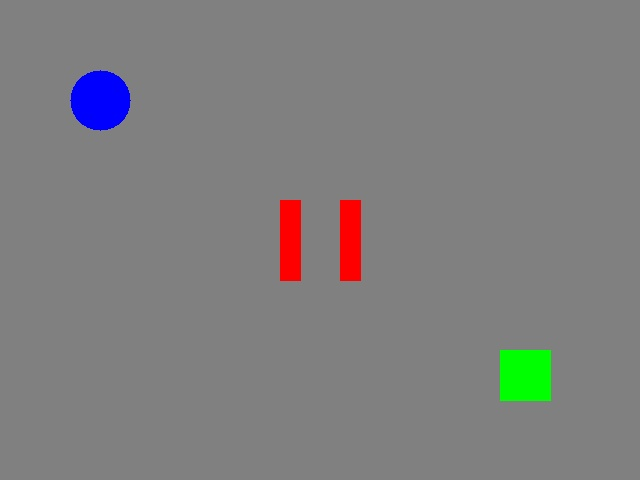
#> input picture task5_cv/test_red_armor.jpg, 640 x 480 px
$ python rune_locator.py test_red_armor.jpg
#> lines starting #> are read from the running program, lines starting #| are printed output that depends on the picture; after the words box and inside, x2 and y2 are one past the last pixel; in counts of white or black regions, pixels touching at a corner belong together
import cv2
import numpy as np
import sys

def detect_circle(image_path):
    # 加载图片
#> called with image_path = 'test_red_armor.jpg'
    image = cv2.imread(image_path)
#> image is the input picture: shape (480, 640, 3); mean B, G, R 126.7, 126.5, 127.1
    if image is None:
        print(f"无法加载图片: {image_path}")
        return

    # 灰度化处理
    gray = cv2.cvtColor(image, cv2.COLOR_BGR2GRAY)
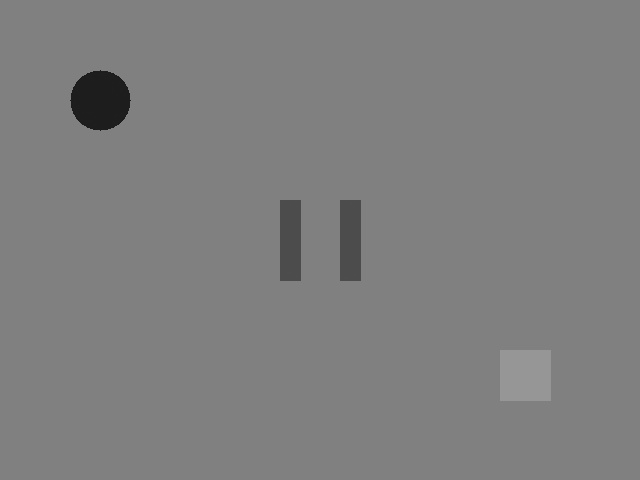
#> gray: shape (480, 640); min 24, max 152, mean 126.7

    # 高斯模糊减少噪声
    blurred = cv2.GaussianBlur(gray, (5, 5), 0)

    # Canny 边缘检测
    edges = cv2.Canny(blurred, 50, 150)  # 可根据实际情况调整阈值
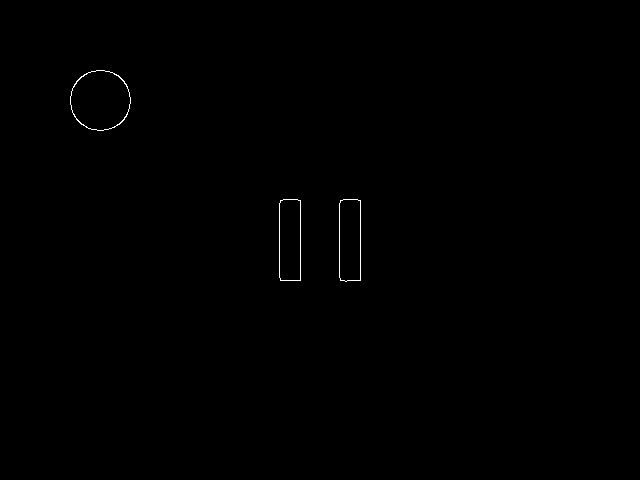
#> edges: shape (480, 640); 0.2% white in thin lines or dots, all inside (x1, y1, x2, y2) = (70, 70, 361, 282)

    # 寻找所有轮廓
    contours, _ = cv2.findContours(edges, cv2.RETR_EXTERNAL, cv2.CHAIN_APPROX_SIMPLE)
#> contours = 3 contours; box (x1, y1, x2, y2) and area: (70, 70, 131, 131) 2843, (339, 199, 361, 282) 1692, (279, 199, 301, 281) 1690

    best_circle = None
    best_circularity = 0

    # 筛选圆形轮廓
    for contour in contours:
        # 计算轮廓面积
        area = cv2.contourArea(contour)
        if area < 100:  # 过滤过小的轮廓
            continue

        # 计算轮廓周长
        perimeter = cv2.arcLength(contour, True)
        if perimeter == 0:  # 避免除零错误
            continue

        # 计算圆度 (圆的圆度接近1)
        circularity = 4 * np.pi * area / (perimeter * perimeter)

        # 寻找圆度最高的轮廓
        if circularity > best_circularity and circularity > 0.7:
            best_circularity = circularity
            best_circle = contour
#> this loop made 3 passes
#> (area, perimeter, circularity, best_circularity) on pass 3: (2843, 200.2, 0.892, 0.892)
#> (area, perimeter, circularity) on passes 1 to 2: (1692, 202.5, 0.519), (1690, 201.7, 0.522)
#> after the loop, best_circle = contour of 88 points, box (x1, y1, x2, y2) (70, 70, 131, 131), area 2843; best_circularity = 0.892

    # 标记找到的圆形
    if best_circle is not None:
        x, y, w, h = cv2.boundingRect(best_circle)
#> x = 70; y = 70; w = 61; h = 61
        cv2.rectangle(image, (x, y), (x + w, y + h), (0, 255, 0), 2)
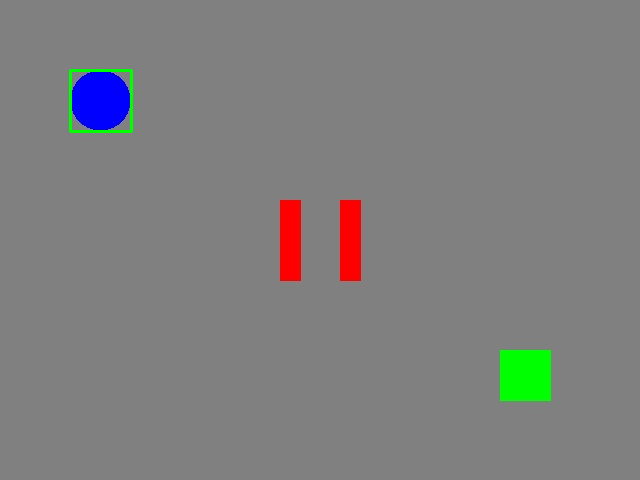
#> image: shape (480, 640, 3); 0.24% of pixels changed, all inside (x1, y1, x2, y2) = (69, 69, 133, 133)
        print("找到圆形轮廓并标记")
    else:
        print("未找到符合条件的圆形轮廓")

    # 显示 Canny 边缘检测结果和标记后的原图
    cv2.imshow('Canny Edges', edges)
    cv2.imshow('Circle Detection Result', image)
    cv2.waitKey(0)  # 等待用户按键
    cv2.destroyAllWindows()

if __name__ == "__main__":
    if len(sys.argv) != 2:
        print("用法: python circle_detector.py <图片路径>")
        sys.exit(1)

    image_path = sys.argv[1]
    detect_circle(image_path)
